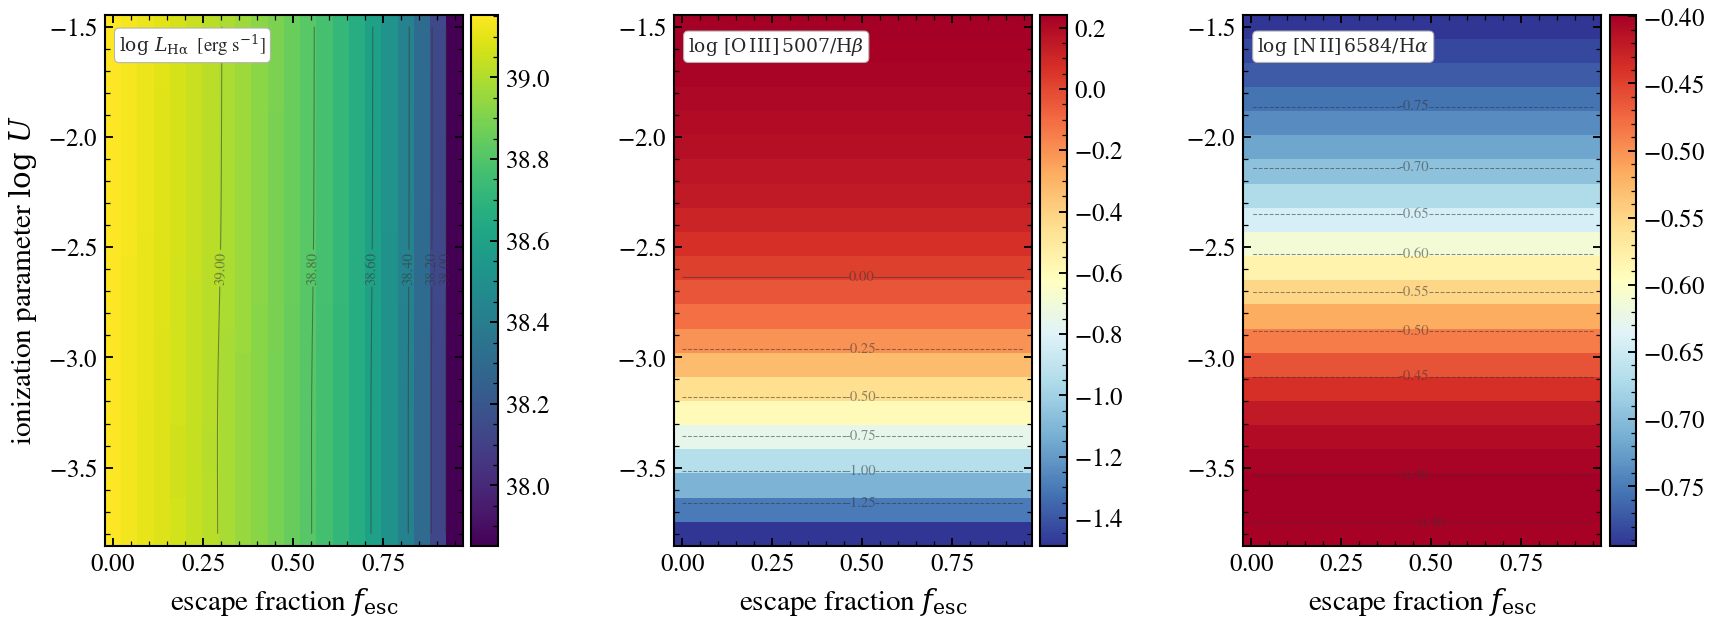

Recreate this plot in Python.
"""
Cue 2-D atlas: ionizing escape fraction × ionization parameter
================================================================

The Cue knobs ``fesc`` (ionizing-photon escape fraction) and ``logU``
(HII region ionization parameter) jointly govern the line spectrum
of a star-forming galaxy: escape fraction sets how many ionizing
photons reach the gas, ``logU`` shifts the resulting ionization
balance of the gas they ionize. We map the response of three
diagnostic lines/ratios on a 2-D grid.

Cue (Li, Leja & Speagle 2023) on a young SF galaxy with a bare-stellar
SSP (the wNE grids bake nebular emission in at fixed conditions and
cannot vary these knobs).
"""

import os

os.environ["TF_CPP_MIN_LOG_LEVEL"] = "2"  # suppress XLA/PjRt C++ INFO+WARNING logs

import warnings

import jax
import jax.numpy as jnp
import matplotlib.pyplot as plt
import numpy as np

import tengri
from tengri.analysis.plotting import setup_style

setup_style()
warnings.filterwarnings("ignore", message=".*BakedInBackend.*")

FESC_GRID = np.linspace(0.0, 0.95, 22)
LOGU_GRID = np.linspace(-3.8, -1.5, 22)

ssp = tengri.load_ssp("fsps_prsc_miles_chabrier")
SFH = {
    "type": "dpl",
    "*": tengri.FIXED,
    "tau_gyr": 0.3,
    "log_total_mass": 10.0,
    "alpha": 3.0,
    "beta": 2.0,
}
DUST = {"type": "two_component", "*": tengri.FIXED, "tau_diff": 0.05, "tau_bc": 0.1}

model = tengri.SEDModel.build(
    ssp,
    sfh=SFH,
    dust=DUST,
    neb={
        "type": "cue",
        "*": tengri.FIXED,
        "fesc": tengri.Uniform(0.0, 1.0),
        "logU": tengri.Uniform(-4.0, -1.0),
    },
    redshift=tengri.Fixed(0.05),
)
baseline = dict(model.spec.sample(jax.random.PRNGKey(0)))

SHAPE = (LOGU_GRID.size, FESC_GRID.size)
log_halpha = np.empty(SHAPE)
o3_hb = np.empty(SHAPE)
n2_ha = np.empty(SHAPE)

for i, logu in enumerate(LOGU_GRID):
    for j, fesc in enumerate(FESC_GRID):
        p = {**baseline, "neb_logU": jnp.float64(logu), "neb_fesc": jnp.float64(fesc)}
        lines = model.predict_emission_lines(p)
        log_halpha[i, j] = np.log10(max(float(lines.halpha), 1e-30))
        o3_hb[i, j] = np.log10(max(float(lines.oiii_5007 / lines.hbeta), 1e-6))
        n2_ha[i, j] = np.log10(max(float(lines.nii_6584 / lines.halpha), 1e-6))


def _panel(ax, arr, label, cmap):
    vmin = float(np.nanpercentile(arr, 2))
    vmax = float(np.nanpercentile(arr, 98))
    mesh = ax.pcolormesh(
        FESC_GRID, LOGU_GRID, arr, cmap=cmap, vmin=vmin, vmax=vmax, shading="auto"
    )
    cs = ax.contour(FESC_GRID, LOGU_GRID, arr, levels=7, colors="0.2", linewidths=0.5, alpha=0.55)
    ax.clabel(cs, fmt="%.2f", fontsize=7, inline=True, inline_spacing=2)
    ax.text(
        0.04,
        0.93,
        label,
        transform=ax.transAxes,
        fontsize=9,
        color="0.15",
        bbox=dict(boxstyle="round,pad=0.25", fc="white", ec="0.7", lw=0.5),
    )
    ax.set_xlabel(r"escape fraction $f_{\rm esc}$")
    return mesh


fig, axes = plt.subplots(1, 3, figsize=(13.5, 4.6), gridspec_kw={"wspace": 0.32})

m1 = _panel(axes[0], log_halpha, r"$\log\,L_{\rm H\alpha}$  [erg s$^{-1}$]", "viridis")
m2 = _panel(axes[1], o3_hb, r"$\log\,[\mathrm{O\,III}]\,5007 / \mathrm{H}\beta$", "RdYlBu_r")
m3 = _panel(axes[2], n2_ha, r"$\log\,[\mathrm{N\,II}]\,6584 / \mathrm{H}\alpha$", "RdYlBu_r")

axes[0].set_ylabel(r"ionization parameter $\log\,U$")
for ax, mesh in zip(axes, [m1, m2, m3]):
    fig.colorbar(mesh, ax=ax, pad=0.02)

plt.savefig("plot_cue_fesc_logu_atlas.png", dpi=150, bbox_inches="tight")
